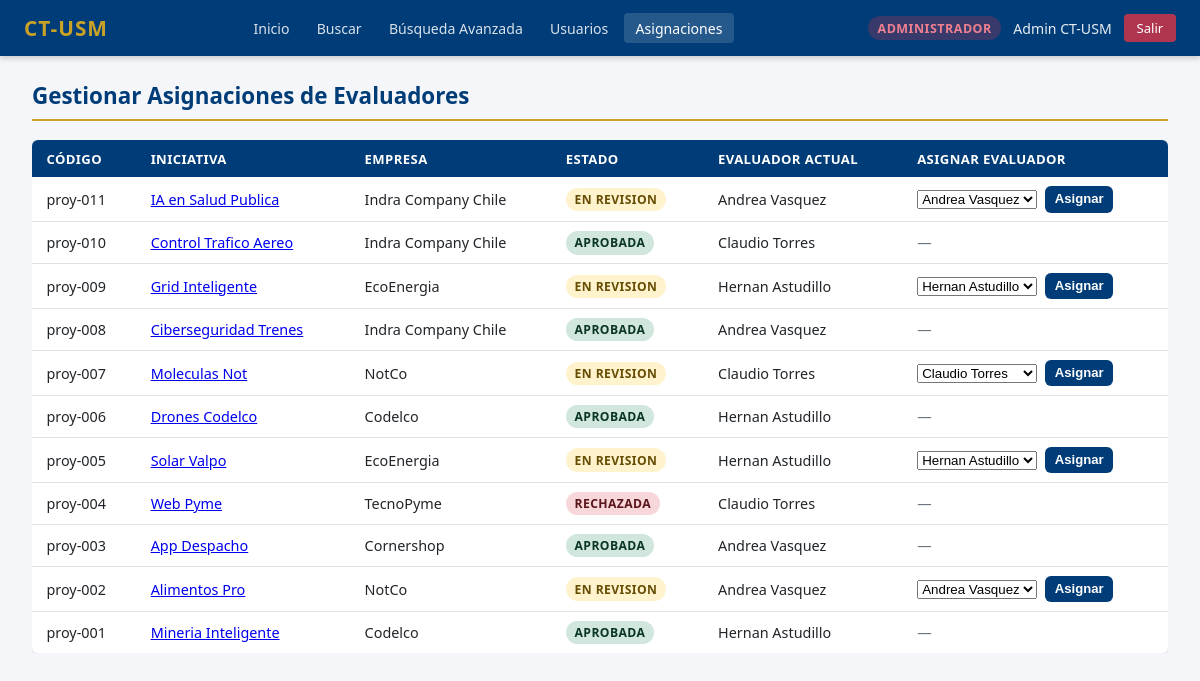
/PHP/gestionar_asignaciones.php (signed in), run on the app's committed database.
### tables this page shows
CREATE TABLE `postulacion` (
  `P_Id` int(11) NOT NULL,
  `P_Codigo_interno` varchar(50) NOT NULL,
  `P_Nombre` varchar(100) NOT NULL,
  `P_Presupuesto` int(11) NOT NULL,
  `P_Fecha` date NOT NULL,
  `P_Descripcion` text NOT NULL,
  `P_Objetivo` text DEFAULT NULL,
  `P_Solucion` text DEFAULT NULL,
  `P_Resultados_Esperados` text DEFAULT NULL,
  `P_Otros_Documentos` varchar(255) DEFAULT NULL,
  `P_Iniciativa_ID` int(11) NOT NULL,
  `P_Responsable1_Rut` varchar(12) NOT NULL,
  `P_Responsable2_Rut` varchar(12) NOT NULL,
  `P_Empresa_Rut` varchar(12) NOT NULL,
  `P_Region_Realizar` int(11) NOT NULL,
  `P_Region_Impacto` int(11) NOT NULL,
  `P_Estado_ID` int(11) NOT NULL DEFAULT 1,
  `P_ID_Campus` int(11) NOT NULL,
  `P_Fecha_Envio` datetime DEFAULT NULL
);

CREATE TABLE `usuarios` (
  `U_Id` int(11) NOT NULL,
  `U_Rut` varchar(12) NOT NULL,
  `U_Nombre` varchar(100) NOT NULL,
  `U_Email` varchar(100) NOT NULL,
  `U_Password` varchar(255) NOT NULL,
  `U_Rol` enum('postulante','coordinador','administrador') NOT NULL,
  `U_Activo` tinyint(1) NOT NULL DEFAULT 1,
  `U_Fecha_Creacion` datetime NOT NULL DEFAULT current_timestamp()
);

### PHP/gestionar_asignaciones.php (the view, shortened to what this page needs)
<?php
include "conexion.php";
$postulaciones = $conexion->query(
    "SELECT vp.*, ae.AE_Evaluador_Rut, u.U_Nombre AS EvaluadorNombre
    FROM vista_postulaciones vp
    LEFT JOIN asignacion_evaluador ae ON ae.AE_Postulacion_ID = vp.P_Id AND ae.AE_Activo = 1
    LEFT JOIN usuarios u ON ae.AE_Evaluador_Rut = u.U_Rut
    WHERE vp.P_Estado_ID IN (2,3,4,5)
    ORDER BY vp.P_Fecha DESC"
);
$evaluadores = $conexion->query(
    "SELECT U_Rut, U_Nombre FROM usuarios WHERE U_Rol='coordinador' AND U_Activo=1 ORDER BY U_Nombre"
)->fetch_all(MYSQLI_ASSOC);
include "navbar.php";
?>
<h2 class="titulo-seccion">Gestionar Asignaciones de Evaluadores</h2>
<div class="tabla-wrapper">
    <table class="tabla">
        <thead>
            <tr>
                <th>Código</th>
                <th>Iniciativa</th>
                <th>Empresa</th>
                <th>Estado</th>
                <th>Evaluador Actual</th>
                <th>Asignar Evaluador</th>
            </tr>
        </thead>
        <tbody>
        <?php while ($row = $postulaciones->fetch_assoc()): ?>
            <tr>
                <td><?= htmlspecialchars($row['P_Codigo_interno']) ?></td>
                <td>
                    <a href="ver_postulacion.php?id=<?= $row['P_Id'] ?>">
                        <?= htmlspecialchars($row['P_Nombre']) ?>
                    </a>
                </td>
                <td><?= htmlspecialchars($row['Empresa']) ?></td>
                <td><span class="badge badge-<?= strtolower(str_replace(' ', '-', $row['Estado'])) ?>"><?= $row['Estado'] ?></span></td>
                <td><?= $row['EvaluadorNombre'] ? htmlspecialchars($row['EvaluadorNombre']) : '<span class="texto-muted">Sin asignar</span>' ?></td>
                <td>
                    <?php if (in_array($row['P_Estado_ID'], [2, 3])): ?>
                    <form method="POST" style="display:flex;gap:.5rem;align-items:center">
                        <select name="evaluador_rut" required>
                            <?php foreach ($evaluadores as $ev): ?>
                                <option value="<?= $ev['U_Rut'] ?>" <?= $row['AE_Evaluador_Rut'] === $ev['U_Rut'] ? 'selected' : '' ?>>
                                    <?= htmlspecialchars($ev['U_Nombre']) ?>
                                </option>
                            <?php endforeach; ?>
                        </select>
                        <button type="submit" class="btn btn-sm btn-primary">Asignar</button>
                    </form>
                    <?php else: ?>
                        <span class="texto-muted">—</span>
                    <?php endif; ?>
                </td>
            </tr>
        <?php endwhile; ?>
        </tbody>
    </table>
</div>
<?php include "footer.php"; ?>

### PHP/css/estilo.css (style rules this page uses)
:root { --azul: #003C77; --azul-claro: #005fa3; --dorado: #c9a227; --dorado-hover: #a8841e; --bg: #f4f6f9; --blanco: #ffffff; --gris-borde: #dee2e6; --texto: #212529; --texto-muted:#6c757d; --verde: #198754; --rojo: #dc3545; --naranja: #fd7e14; --radio: 6px; --sombra: 0 2px 8px rgba(0,0,0,.10); }
* { box-sizing: border-box; margin: 0; padding: 0; }
body { font-family: 'Segoe UI', Arial, sans-serif; font-size: 15px; background: var(--bg); color: var(--texto); min-height: 100vh; }
.titulo-seccion { font-size: 1.4rem; font-weight: 700; color: var(--azul); margin-bottom: 1.2rem; padding-bottom: .5rem; border-bottom: 2px solid var(--dorado); }
.btn { display: inline-block; padding: .45rem 1rem; border-radius: var(--radio); border: none; cursor: pointer; font-size: .9rem; font-weight: 600; text-decoration: none; transition: all .2s; line-height: 1.4; }
.btn-primary { background: var(--azul); color: #fff; }
.btn-sm { padding: .25rem .6rem; font-size: .82rem; }
.tabla-wrapper { overflow-x: auto; margin-bottom: 1.25rem; }
.tabla { width: 100%; border-collapse: collapse; background: var(--blanco); border-radius: var(--radio); overflow: hidden; box-shadow: var(--sombra); font-size: .9rem; }
.tabla thead th { background: var(--azul); color: #fff; padding: .6rem .9rem; text-align: left; font-weight: 600; font-size: .82rem; text-transform: uppercase; letter-spacing: .4px; }
.tabla tbody td { padding: .55rem .9rem; border-bottom: 1px solid var(--gris-borde); vertical-align: middle; }
.tabla tbody tr:last-child td { border-bottom: none; }
.badge { display: inline-block; padding: .2rem .55rem; border-radius: 20px; font-size: .76rem; font-weight: 700; text-transform: uppercase; letter-spacing: .4px; }
.badge-en-revision { background: #fff3cd; color: #664d03; }
.badge-aprobada { background: #d1e7dd; color: #0a3622; }
.badge-rechazada { background: #f8d7da; color: #58151c; }
.texto-muted { color: var(--texto-muted); }

### data on the page
postulacion: P_Codigo_interno "proy-011", P_Nombre "IA en Salud Publica", Empresa "Indra Company Chile", Estado "EN REVISION", usuarios.U_Nombre "Andrea Vasquez", evaluador_rut "Andrea Vasquez"
postulacion: P_Codigo_interno "proy-010", P_Nombre "Control Trafico Aereo", Empresa "Indra Company Chile", Estado "APROBADA", usuarios.U_Nombre "Claudio Torres"
postulacion: P_Codigo_interno "proy-009", P_Nombre "Grid Inteligente", Empresa "EcoEnergia", Estado "EN REVISION", usuarios.U_Nombre "Hernan Astudillo", evaluador_rut "Hernan Astudillo"
postulacion: P_Codigo_interno "proy-008", P_Nombre "Ciberseguridad Trenes", Empresa "Indra Company Chile", Estado "APROBADA", usuarios.U_Nombre "Andrea Vasquez"
postulacion: P_Codigo_interno "proy-007", P_Nombre "Moleculas Not", Empresa "NotCo", Estado "EN REVISION", usuarios.U_Nombre "Claudio Torres", evaluador_rut "Claudio Torres"
postulacion: P_Codigo_interno "proy-006", P_Nombre "Drones Codelco", Empresa "Codelco", Estado "APROBADA", usuarios.U_Nombre "Hernan Astudillo"
postulacion: P_Codigo_interno "proy-005", P_Nombre "Solar Valpo", Empresa "EcoEnergia", Estado "EN REVISION", usuarios.U_Nombre "Hernan Astudillo", evaluador_rut "Hernan Astudillo"
postulacion: P_Codigo_interno "proy-004", P_Nombre "Web Pyme", Empresa "TecnoPyme", Estado "RECHAZADA", usuarios.U_Nombre "Claudio Torres"
postulacion: P_Codigo_interno "proy-003", P_Nombre "App Despacho", Empresa "Cornershop", Estado "APROBADA", usuarios.U_Nombre "Andrea Vasquez"
postulacion: P_Codigo_interno "proy-002", P_Nombre "Alimentos Pro", Empresa "NotCo", Estado "EN REVISION", usuarios.U_Nombre "Andrea Vasquez", evaluador_rut "Andrea Vasquez"
postulacion: P_Codigo_interno "proy-001", P_Nombre "Mineria Inteligente", Empresa "Codelco", Estado "APROBADA", usuarios.U_Nombre "Hernan Astudillo"

### other printed values
$__rol "ADMINISTRADOR"
$__nombre "Admin CT-USM"
